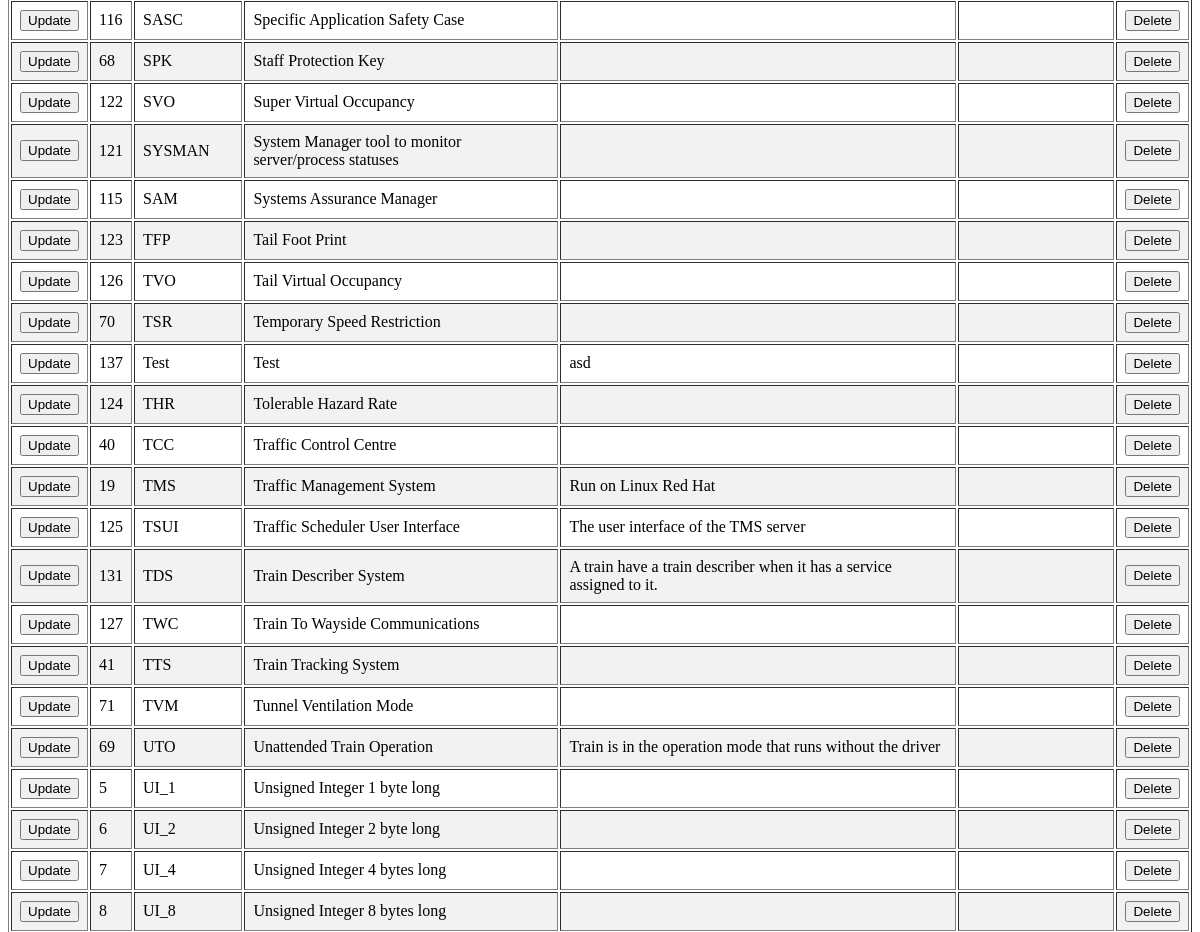
The app's page / (middle part), older data.
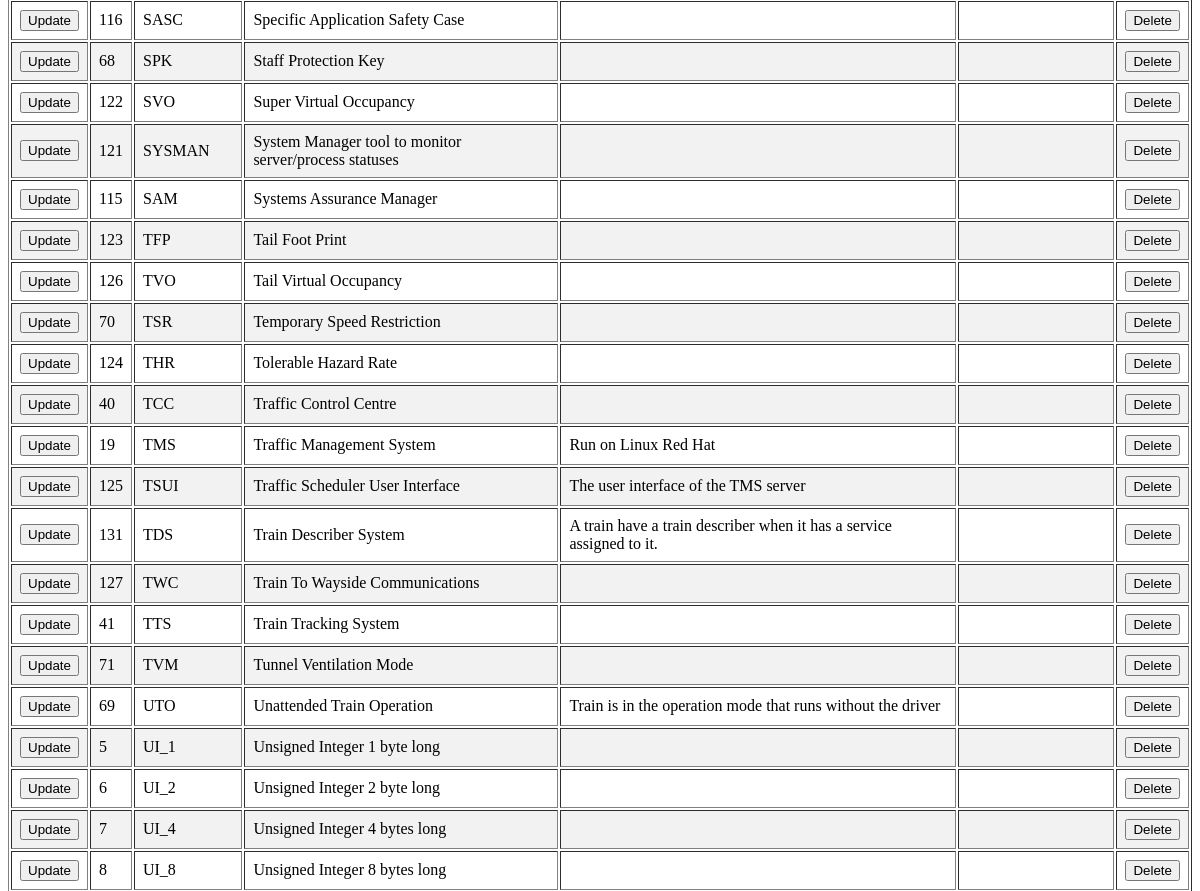
The same page, newer data.
### abbreviationApp/models.py (models this page shows)
class Abbreviation(models.Model):
    abbreviation = models.CharField(max_length=255)
    definition = models.CharField(max_length=255)
    information = models.CharField(max_length=255)
    project_category = models.CharField(max_length=255)

### abbreviationApp/views.py (the view)
# urls.py: path('', views.index, name='index'),
def index(request):
    global res, findAbbreviation
    myAbbreviation = Abbreviation.objects.all().order_by('-project_category', 'definition').values()
    template = loader.get_template('index.html')
    context = {
        'myabbreviation': myAbbreviation,
        'response' : res,
        'findAbbreviation' : findAbbreviation,
    }
    return HttpResponse(template.render(context, request))

### Templates/index.html (shortened to what this page needs)
<!DOCTYPE html>
<html lang="en">
<head>
</head>
<body>
    <div>
        <table border="1">
        {% for x in myabbreviation %}
        <tr>
            <td><button><a id="link_button" href="update/{{ x.id }}">Update</a></button></td>
            <td id='id_abbre'>{{ x.id }}</td>
            <td>{{ x.abbreviation }}</td>
            <td>{{ x.definition }}</td>
            <td>{{ x.information }}</td>
            <td>{{ x.project_category }}</td>
            <td><button onclick=myFunction({{ x.id }})>Delete</button></td>
        </tr>
        {% endfor %}
        </table>
    </div>
</body>
</html>

### Templates/index.html (style rules this page uses)
table { width: 10% 5% 15% 50% 20% 10%; }

Row changes from the older to the newer data that the page shows:
removed Abbreviation: id "137", abbreviation "Test", definition "Test", information "asd"
